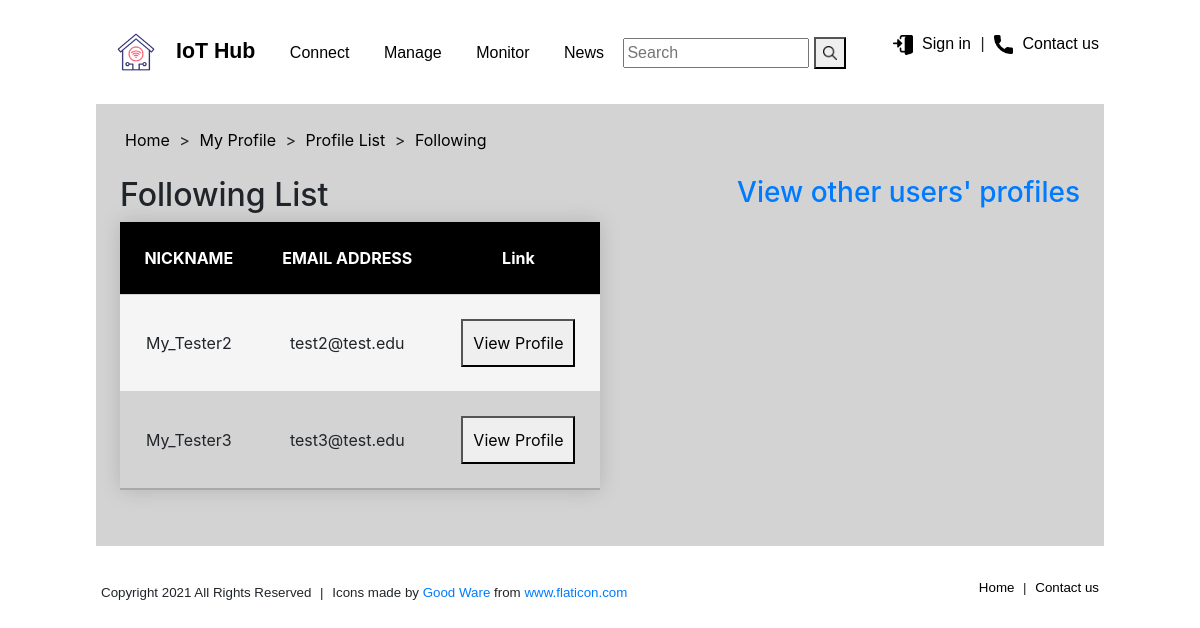
/CNIT581-048-project3/9/followinglist/, run on the app's committed database.
### hubapp/models.py (models this page shows)
class CustomUser(AbstractUser):
    nickname = models.CharField(max_length=100)
    gender_type_choices = (
        ('Male', 'Male'),
        ('Female', 'Female'),
        ('Not to say', 'Not to say')
    )
    gender = models.CharField(max_length=10, choices=gender_type_choices)
    followers = models.ManyToManyField(
        settings.AUTH_USER_MODEL,
        related_name='following',
        blank=True
    )

### hubapp/views.py (the view)
# urls.py: path('<int:user_id>/followinglist/', views.followinglist, name='followinglist'),
def followinglist(request, user_id):
    user = get_object_or_404(get_user_model(), id=user_id)
    following_list = user.following.all()
    return render(request, 'hubapp/followinglist.html', {'following_list': following_list})

### hubapp/templates/hubapp/followinglist.html
{% extends "hubapp/base.html" %}
{% block header %}
    <a href="{% url 'index' %}">Home</a> >
    <a href="{% url 'myprofile' %}">My Profile</a> >
    <a href="{% url 'profiles' %}">Profile List</a> >
    <a href="">Following</a>
{% endblock header %}
{% block title %}
<div>
    <h2 style="display: inline-block">
        Following List
    </h2>
    <h3 style="float:right; vertical-align:middle">
        <a href="{% url 'profiles' %}">View other users' profiles</a>
    </h3>
</div>
{% endblock title %}
{% block content %}
<div>
    <table class="devices-list">
         <thead>
            <tr>
                <th>NICKNAME</th>
                <th>EMAIL ADDRESS</th>
                <th>Link</th>
            </tr>
         </thead>
         <tbody>
        {% for following in following_list %}
             <tr>
                 <td>{{ following.nickname }}</td>
                 <td>{{ following.email }}</td>
                 <td><button onclick="location.href='{% url 'other_profile' following.id %}'">View Profile</button></td>
             </tr>
        {% endfor %}
         </tbody>
    </table>
</div>
{% endblock content %}

### hubapp/static/hubapp/style.css (style rules this page uses)
* { box-sizing: border-box; }
body { padding: 2vh 4vw 2vh 4vw; }
#title-container > a { margin: 5px; color: black; }
button { cursor:pointer; padding: 10px; }
h3 { olor: #777777;c }
.devices-list { min-width: 50%; border-collapse: collapse; box-shadow: 0 0 20px rgba(0, 0, 0, 0.15); text-align: center; }
.devices-list thead tr { background-color: black; color: white; }
.devices-list th, td { padding: 3vh; }
.devices-list thead tr, tbody tr { border-bottom: 1px solid lightgray; }
.devices-list tbody tr:nth-of-type(odd) { background-color: #F5F5F5; }
.devices-list tbody tr:last-of-type { border-bottom: 2px solid darkgray; }

### data on the page
CustomUser: nickname "My_Tester2", email "test2@test.edu"
CustomUser: nickname "My_Tester3", email "test3@test.edu"
